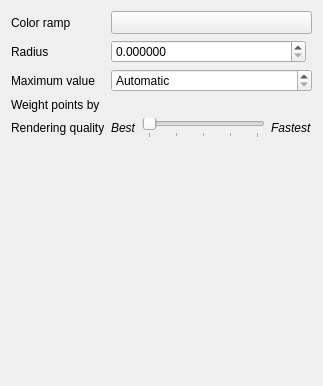
<?xml version="1.0" encoding="UTF-8"?>
<ui version="4.0">
 <class>QgsHeatmapRendererWidgetBase</class>
 <widget class="QWidget" name="QgsHeatmapRendererWidgetBase">
  <property name="geometry">
   <rect>
    <x>0</x>
    <y>0</y>
    <width>323</width>
    <height>386</height>
   </rect>
  </property>
  <property name="windowTitle">
   <string notr="true">Form</string>
  </property>
  <layout class="QGridLayout" name="gridLayout" columnstretch="0,1,0">
   <item row="5" column="2">
    <spacer name="verticalSpacer">
     <property name="orientation">
      <enum>Qt::Vertical</enum>
     </property>
     <property name="sizeHint" stdset="0">
      <size>
       <width>20</width>
       <height>40</height>
      </size>
     </property>
    </spacer>
   </item>
   <item row="2" column="1" colspan="2">
    <widget class="QgsDoubleSpinBox" name="mMaxSpinBox">
     <property name="sizePolicy">
      <sizepolicy hsizetype="Minimum" vsizetype="Fixed">
       <horstretch>1</horstretch>
       <verstretch>0</verstretch>
      </sizepolicy>
     </property>
     <property name="specialValueText">
      <string>Automatic</string>
     </property>
     <property name="decimals">
      <number>6</number>
     </property>
     <property name="maximum">
      <double>99999999.000000000000000</double>
     </property>
     <property name="singleStep">
      <double>0.200000000000000</double>
     </property>
    </widget>
   </item>
   <item row="1" column="0">
    <widget class="QLabel" name="label_2">
     <property name="text">
      <string>Radius</string>
     </property>
    </widget>
   </item>
   <item row="4" column="0">
    <widget class="QLabel" name="label_3">
     <property name="text">
      <string>Rendering quality</string>
     </property>
    </widget>
   </item>
   <item row="4" column="1" colspan="2">
    <layout class="QHBoxLayout" name="horizontalLayout_3">
     <item>
      <widget class="QLabel" name="label_4">
       <property name="text">
        <string>&lt;html&gt;&lt;head/&gt;&lt;body&gt;&lt;p&gt;&lt;span style=&quot; font-style:italic;&quot;&gt;Best&lt;/span&gt;&lt;/p&gt;&lt;/body&gt;&lt;/html&gt;</string>
       </property>
       <property name="textFormat">
        <enum>Qt::RichText</enum>
       </property>
      </widget>
     </item>
     <item>
      <widget class="QSlider" name="mQualitySlider">
       <property name="minimum">
        <number>1</number>
       </property>
       <property name="maximum">
        <number>5</number>
       </property>
       <property name="pageStep">
        <number>1</number>
       </property>
       <property name="orientation">
        <enum>Qt::Horizontal</enum>
       </property>
       <property name="invertedAppearance">
        <bool>false</bool>
       </property>
       <property name="invertedControls">
        <bool>false</bool>
       </property>
       <property name="tickPosition">
        <enum>QSlider::TicksBelow</enum>
       </property>
      </widget>
     </item>
     <item>
      <widget class="QLabel" name="label_5">
       <property name="text">
        <string>&lt;html&gt;&lt;head/&gt;&lt;body&gt;&lt;p&gt;&lt;span style=&quot; font-style:italic;&quot;&gt;Fastest&lt;/span&gt;&lt;/p&gt;&lt;/body&gt;&lt;/html&gt;</string>
       </property>
       <property name="textFormat">
        <enum>Qt::RichText</enum>
       </property>
      </widget>
     </item>
    </layout>
   </item>
   <item row="0" column="0">
    <widget class="QLabel" name="label_7">
     <property name="text">
      <string>Color ramp</string>
     </property>
    </widget>
   </item>
   <item row="0" column="1" colspan="2">
    <widget class="QgsColorRampButton" name="btnColorRamp">
     <property name="sizePolicy">
      <sizepolicy hsizetype="Expanding" vsizetype="Fixed">
       <horstretch>0</horstretch>
       <verstretch>0</verstretch>
      </sizepolicy>
     </property>
     <property name="minimumSize">
      <size>
       <width>120</width>
       <height>0</height>
      </size>
     </property>
     <property name="maximumSize">
      <size>
       <width>16777215</width>
       <height>16777215</height>
      </size>
     </property>
    </widget>
   </item>
   <item row="2" column="0">
    <widget class="QLabel" name="label">
     <property name="text">
      <string>Maximum value</string>
     </property>
    </widget>
   </item>
   <item row="3" column="1" colspan="2">
    <widget class="QgsFieldExpressionWidget" name="mWeightExpressionWidget" native="true">
     <property name="sizePolicy">
      <sizepolicy hsizetype="Expanding" vsizetype="Preferred">
       <horstretch>0</horstretch>
       <verstretch>0</verstretch>
      </sizepolicy>
     </property>
     <property name="maximumSize">
      <size>
       <width>16777215</width>
       <height>16777215</height>
      </size>
     </property>
     <property name="focusPolicy">
      <enum>Qt::StrongFocus</enum>
     </property>
    </widget>
   </item>
   <item row="3" column="0">
    <widget class="QLabel" name="label_6">
     <property name="text">
      <string>Weight points by</string>
     </property>
    </widget>
   </item>
   <item row="1" column="1" colspan="2">
    <layout class="QHBoxLayout" name="horizontalLayout_2">
     <item>
      <widget class="QgsDoubleSpinBox" name="mRadiusSpinBox">
       <property name="sizePolicy">
        <sizepolicy hsizetype="Minimum" vsizetype="Fixed">
         <horstretch>1</horstretch>
         <verstretch>0</verstretch>
        </sizepolicy>
       </property>
       <property name="decimals">
        <number>6</number>
       </property>
       <property name="maximum">
        <double>99999999.000000000000000</double>
       </property>
       <property name="singleStep">
        <double>0.200000000000000</double>
       </property>
      </widget>
     </item>
     <item>
      <widget class="QgsUnitSelectionWidget" name="mRadiusUnitWidget" native="true"/>
     </item>
    </layout>
   </item>
  </layout>
 </widget>
 <customwidgets>
  <customwidget>
   <class>QgsFieldExpressionWidget</class>
   <extends>QWidget</extends>
   <header>qgsfieldexpressionwidget.h</header>
   <container>1</container>
  </customwidget>
  <customwidget>
   <class>QgsUnitSelectionWidget</class>
   <extends>QWidget</extends>
   <header>qgsunitselectionwidget.h</header>
   <container>1</container>
  </customwidget>
  <customwidget>
   <class>QgsDoubleSpinBox</class>
   <extends>QDoubleSpinBox</extends>
   <header>qgsdoublespinbox.h</header>
  </customwidget>
  <customwidget>
   <class>QgsColorRampButton</class>
   <extends>QToolButton</extends>
   <header>qgscolorrampbutton.h</header>
   <container>1</container>
  </customwidget>
 </customwidgets>
 <tabstops>
  <tabstop>btnColorRamp</tabstop>
  <tabstop>mRadiusSpinBox</tabstop>
  <tabstop>mMaxSpinBox</tabstop>
  <tabstop>mWeightExpressionWidget</tabstop>
  <tabstop>mQualitySlider</tabstop>
 </tabstops>
 <resources/>
 <connections/>
</ui>
